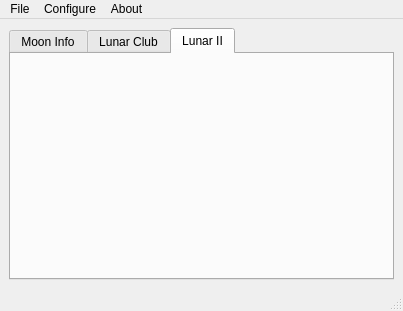
<?xml version="1.0" encoding="UTF-8"?>
<ui version="4.0">
 <class>MainWindow</class>
 <widget class="QMainWindow" name="MainWindow">
  <property name="geometry">
   <rect>
    <x>0</x>
    <y>0</y>
    <width>403</width>
    <height>311</height>
   </rect>
  </property>
  <property name="windowTitle">
   <string>Lunar Club Tools</string>
  </property>
  <property name="windowIcon">
   <iconset resource="../main_resources.qrc">
    <normaloff>:/moon.svg</normaloff>:/moon.svg</iconset>
  </property>
  <widget class="QWidget" name="centralwidget">
   <layout class="QVBoxLayout" name="verticalLayout">
    <item>
     <widget class="QTabWidget" name="tabWidget">
      <property name="currentIndex">
       <number>2</number>
      </property>
      <widget class="MoonInfoTab" name="moonInfoTab">
       <attribute name="title">
        <string>Moon Info</string>
       </attribute>
      </widget>
      <widget class="LunarClubTab" name="lunarClubTab">
       <attribute name="title">
        <string>Lunar Club</string>
       </attribute>
      </widget>
      <widget class="LunarTwoTab" name="lunarTwoTab">
       <attribute name="title">
        <string>Lunar II</string>
       </attribute>
      </widget>
     </widget>
    </item>
   </layout>
  </widget>
  <widget class="QMenuBar" name="menubar">
   <property name="geometry">
    <rect>
     <x>0</x>
     <y>0</y>
     <width>403</width>
     <height>26</height>
    </rect>
   </property>
   <widget class="QMenu" name="menuFile">
    <property name="title">
     <string>File</string>
    </property>
    <addaction name="actionExit"/>
   </widget>
   <widget class="QMenu" name="menuConfigure">
    <property name="title">
     <string>Configure</string>
    </property>
    <addaction name="actionLocation"/>
   </widget>
   <widget class="QMenu" name="menuAbout">
    <property name="title">
     <string>About</string>
    </property>
    <addaction name="actionLunarClubTools"/>
   </widget>
   <addaction name="menuFile"/>
   <addaction name="menuConfigure"/>
   <addaction name="menuAbout"/>
  </widget>
  <widget class="QStatusBar" name="statusbar"/>
  <action name="actionExit">
   <property name="icon">
    <iconset resource="../main_resources.qrc">
     <normaloff>:/exit.svg</normaloff>:/exit.svg</iconset>
   </property>
   <property name="text">
    <string>Exit</string>
   </property>
   <property name="toolTip">
    <string>Exit the program</string>
   </property>
   <property name="shortcut">
    <string>Ctrl+Q</string>
   </property>
  </action>
  <action name="actionLocation">
   <property name="icon">
    <iconset resource="../main_resources.qrc">
     <normaloff>:/location.svg</normaloff>:/location.svg</iconset>
   </property>
   <property name="text">
    <string>Location</string>
   </property>
   <property name="toolTip">
    <string>Configure observation location</string>
   </property>
   <property name="shortcut">
    <string>Ctrl+L</string>
   </property>
  </action>
  <action name="actionLunarClubTools">
   <property name="text">
    <string>Lunar Club Tools</string>
   </property>
   <property name="toolTip">
    <string>About Lunar Club Tools</string>
   </property>
   <property name="shortcut">
    <string>F1</string>
   </property>
  </action>
 </widget>
 <customwidgets>
  <customwidget>
   <class>MoonInfoTab</class>
   <extends>QWidget</extends>
   <header>lct.ui.widgets.moon_info_tab</header>
   <container>1</container>
  </customwidget>
  <customwidget>
   <class>LunarClubTab</class>
   <extends>QWidget</extends>
   <header>lct.ui.widgets.lunar_club_tab</header>
   <container>1</container>
  </customwidget>
  <customwidget>
   <class>LunarTwoTab</class>
   <extends>QWidget</extends>
   <header>lct.ui.widgets.lunar_two_tab</header>
   <container>1</container>
  </customwidget>
 </customwidgets>
 <resources>
  <include location="../main_resources.qrc"/>
 </resources>
 <connections/>
</ui>
